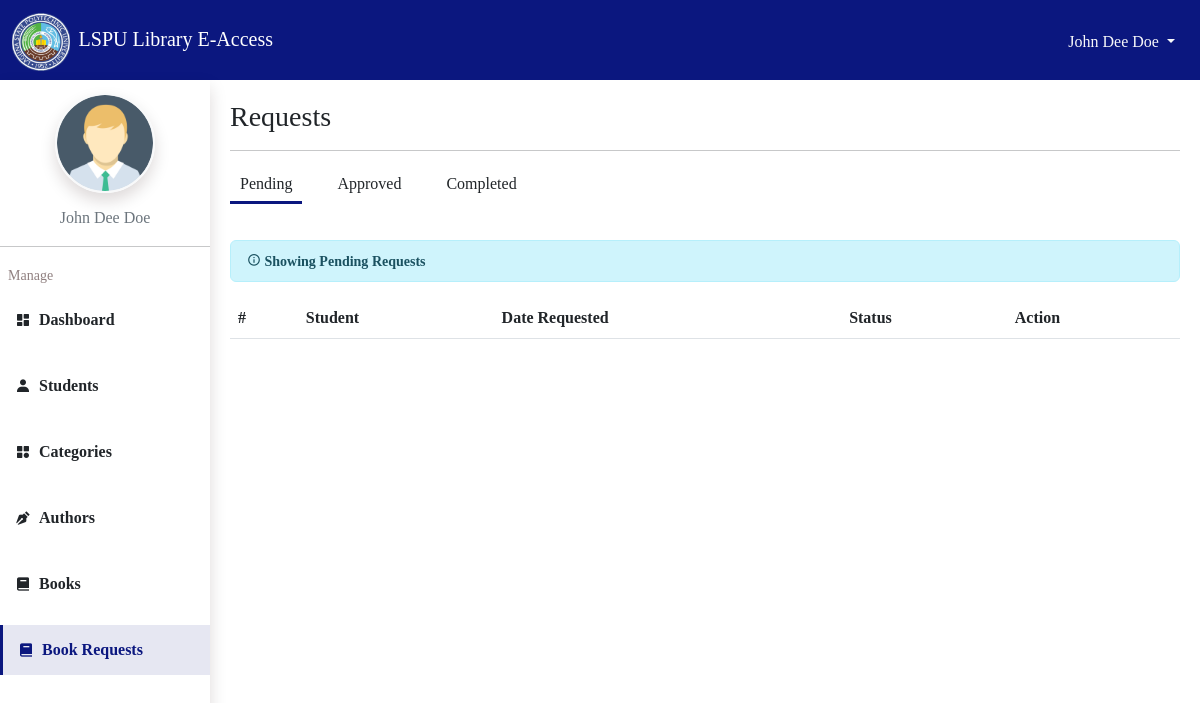
The app's page /admin/rentals (signed in), older data.
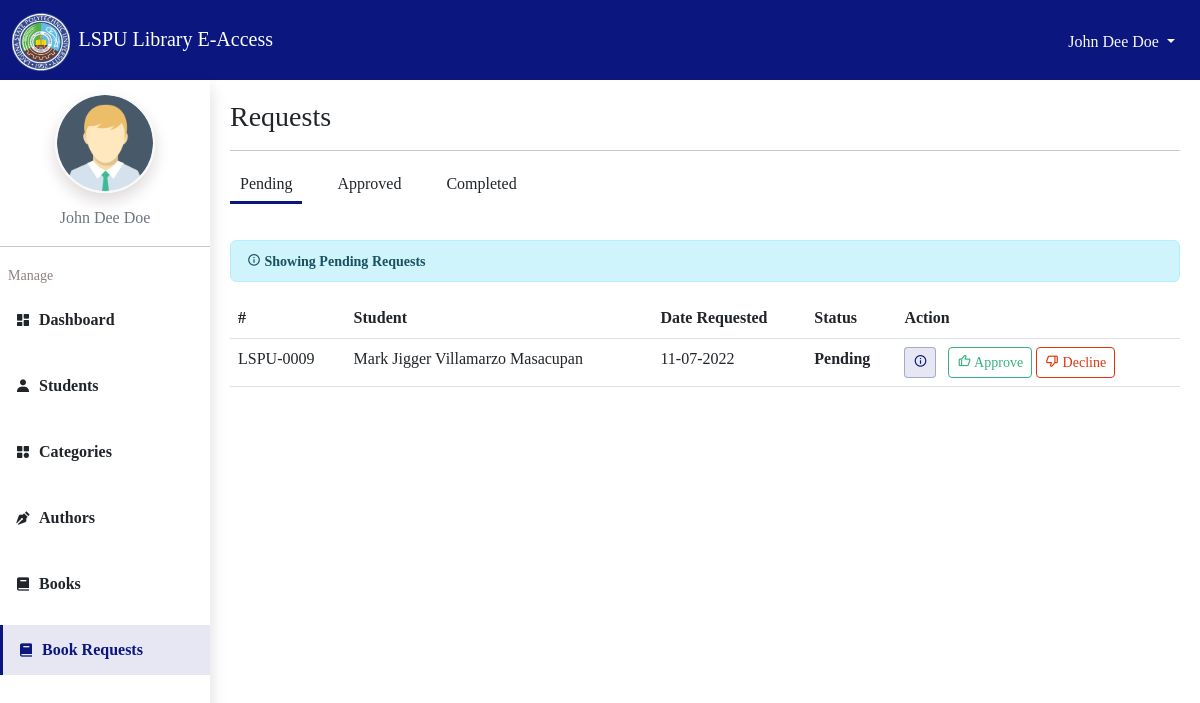
The same page, newer data.
### tables this page shows
CREATE TABLE admin (
    id INTEGER PRIMARY KEY AUTOINCREMENT,
    email TEXT UNIQUE NOT NULL,
    username TEXT NOT NULL,
    password TEXT NOT NULL,
    name TEXT NOT NULL,
    photo TEXT NOT NULL
);

CREATE TABLE rentals(
    id INTEGER PRIMARY KEY AUTOINCREMENT,
    rental_no TEXT NOT NULL UNIQUE,
    student_id INTEGER NOT NULL,
    date_rented DATE NOT NULL DEFAULT CURRENT_TIMESTAMP,
    --status : 0-pending, 1-approved, 2-Not yet returned, 3-Returned
    status INTEGER NOT NULL DEFAULT 0, 
    FOREIGN KEY (student_id) REFERENCES students(id)
    
);

CREATE TABLE students (
  id INTEGER PRIMARY KEY AUTOINCREMENT,
  email TEXT NOT NULL,
  password TEXT NOT NULL,
  firstname TEXT NOT NULL,
  middlename TEXT NOT NULL,
  lastname TEXT NOT NULL,
  gender TEXT NOT NULL,
  year_level TEXT NOT NULL,
  student_id TEXT UNIQUE NOT NULL,
  photo
);

### app/admin.py (the view)
@bp.route('/rentals')
@login_required
def rentals():
    db = get_db()
    tabs = {'pending':0,'approved':1,'completed':3}
    tab = request.args.get('tab','pending')
    rentals = db.execute("SELECT students.*,rentals.rental_no,rentals.status,rentals.id as rental_id, STRFTIME('%m-%d-%Y',rentals.date_rented) as date FROM rentals INNER JOIN students ON rentals.student_id = students.id WHERE rentals.status=?",(tabs[tab],)).fetchall()
    all_rentals = []
    for rental in rentals:
        details = db.execute("SELECT rental_details.*,books.title,categories.name as category_name FROM rental_details INNER JOIN books ON rental_details.book_id = books.id INNER JOIN categories ON books.category_id = categories.id WHERE rental_details.rental_id = ?",(rental['rental_id'],)).fetchall()
        new_rental = {
            **rental,
            'details':details
        }
        all_rentals.append(new_rental)
    return render_template("admin/rentals.html.jinja",rentals=all_rentals,len=len(rentals),tab=tab)

### app/admin.py (called while the page is built)
@bp.before_app_request
def loadAdmin():
    if 'admin_id' in session:
        adminId = session['admin_id']
        db = get_db()
        admin = db.execute("SELECT * FROM admin WHERE id = ?", (adminId,)).fetchone()
    else:
        admin = None
    g.current_url = request.base_url
    g.admin = admin

### app/admin_auth.py (called while the page is built)
@bp.before_app_request
def load_logged_in_user():
    account_id = session.get('admin_id')
    if account_id is None:
        g.admin = None
    else:
        g.admin = get_db().execute(
            'SELECT * FROM admin WHERE id = ?', (account_id,)
        ).fetchone()

def login_required(view):
    @functools.wraps(view)
    def wrapped_view(**kwargs):
        if g.admin is None:
            return redirect(url_for('admin_auth.signin'))
        return view(**kwargs)
    return wrapped_view

### app/db.py (called while the page is built)
def get_db():
    if 'db' not in g:
        g.db = sqlite3.connect(
            current_app.config['DATABASE'],
            detect_types=sqlite3.PARSE_DECLTYPES
        )
        g.db.row_factory = sqlite3.Row
    return g.db

### app/students_auth.py (called while the page is built)
@bp.before_app_request
def load_logged_in_user():
    account_id = session.get('student_id')
    if account_id is None:
        g.student = None
    else:
        g.student = get_db().execute(
            'SELECT * FROM students WHERE id = ?', (account_id,)
        ).fetchone()

### app/templates/admin/rentals.html.jinja (shortened to what this page needs)
{%extends 'admin/base.html.jinja'%}
{%block content%}
<div class="container">
    <h3>Requests</h3>
    <hr>
    <ul class="nav-c-tabs" data-active="{{tab}}">
        <li class="nav-item">
            <a href="{{url_for('admin.rentals')}}?tab=pending" class="nav-link" data-key="pending">Pending</a>
        </li>
        <li class="nav-item">
            <a href="{{url_for('admin.rentals')}}?tab=approved" class="nav-link" data-key="approved">Approved</a>
        </li>
        <li class="nav-item">
            <a href="{{url_for('admin.rentals')}}?tab=completed" class="nav-link" data-key="completed">Completed</a>
        </li>
    </ul>
    <div class="my-3 alert alert-info py-2 text-capitalize">
        <small class="fw-bold"><i class="bx bx-info-circle"></i> Showing {{tab}} Requests</small>
    </div>
    <div class="table-responsive-sm">
        <table class="table" id="table">
            <thead>
                <tr>
                    <th>#</th>
                    <th>Student</th>
                    <th>Date Requested</th>
                    <th>Status</th>
                    <th>Action</th>
                </tr>
            </thead>
            <tbody>
                {%for i in range(0,len)%}
                <tr>
                    <td>{{rentals[i].rental_no}}</td>
                    <td>
                        {{rentals[i].firstname}} {{rentals[i].middlename}} {{rentals[i].lastname}}
                    </td>
                    <td>
                        {{rentals[i].date}}
                    </td>
                    <td class="fw-bold">
                        {%if rentals[i].status == 0 %}
                        Pending
                        {%elif rentals[i].status == 1%}
                        Approved
                        {%elif rentals[i].status == 2%}
                        Not yet Returned
                        {%else%}
                        Returned
                        {%endif%}
                    </td>
                    <td>
                        {%if rentals[i].status == 0 %}
                        <button class="btn btn-sm btn-c-light-primary me-2" data-id="{{rentals[i].rental_id}}"
                            data-bs-toggle="modal" data-bs-target="#info-modal" type="button">
                            <i class="bx bx-info-circle"></i>
                        </button>
                        <a href="{{url_for('admin.update_request_status')}}?id={{rentals[i].rental_id}}&status=1"
                            class="btn btn-sm btn-outline-success  update-status">
                            <i class="bx bx-like"></i>
                            Approve
                        </a>
                        <button class="btn btn-sm btn-outline-danger decline" type="button"><i
                                class="bx bx-dislike update-status"></i> Decline</button>
                        {%endif%}
                    </td>
                </tr>
                {%endfor%}
            </tbody>
        </table>
    </div>
</div>
{%endblock%}

### app/templates/admin/base.html.jinja (shortened to what this page needs)
<!DOCTYPE html>
<html lang="en">
<head>
    <link rel="stylesheet" href="{{url_for('static',filename='css/custom.css')}}">
    <link rel="stylesheet" href="{{url_for('static',filename='css/admin.css')}}">
    <link href='https://unpkg.com/boxicons@2.1.4/css/boxicons.min.css' rel='stylesheet'>
    <link rel="stylesheet" href="https://cdn.datatables.net/1.12.1/css/jquery.dataTables.min.css">
    <link rel="stylesheet" href="https://cdn.jsdelivr.net/npm/sweetalert2@11.6.5/dist/sweetalert2.min.css">
</head>
<body class="">
    <nav class="navbar navbar-dark bg-primary" id="navbar">
        <div class="container-fluid">
            <a href="{{url_for('index')}}" class="navbar-brand">
                <img src="{{url_for('static',filename='images/lspu_seal-6 1.png')}}" alt="logo"
                    class="logo img-fluid me-1">
                <span class="d-none d-lg-inline d-md-inline">LSPU Library E-Access</span>
            </a>
            <div class="dropdown">
                <button class="btn btn-link text-decoration-none text-light dropdown-toggle" data-bs-toggle="dropdown"
                    aria-expanded="false">
                    {{g.admin.name}}
                </button>
            </div>
        </div>
    </nav>
    <main>
        {% include 'admin/components/sidebar.html.jinja'%}
        <div class="main-content">
            {%block content%} {%endblock%}
        </div>
    </main>
</body>
</html>

### app/templates/admin/components/sidebar.html.jinja
<aside id="sidebar" class="shadow">
    <div class="header">
        <div class="user-photo shadow border-light border border-2" data-img="{{g.admin.photo}}"></div>
        <p class="text-center fs-6  text-secondary text-capitalize">
            {{g.admin.name}}
        </p>
    </div>
    <hr>
    <ul class="nav flex-column">
        <li class="nav-item ps-2 mb-2 text-black-50">
            <small>Manage</small>
        </li>
        <li class="nav-item mb-3">
            <a href="{{url_for('admin.dashboard')}}" class="nav-link link-dark fw-bold">
                <i class="bx bxs-dashboard me-2"></i>
                <span>Dashboard</span>
            </a>
        </li>
        <li class="nav-item mb-3">
            <a href="{{url_for('admin.students')}}" class="nav-link link-dark fw-bold ">
                <i class="bx bxs-user me-2"></i>
                <span>Students</span>
            </a>
        </li>
        <li class="nav-item mb-3">
            <a href="{{url_for('admin.categories')}}" class="nav-link link-dark fw-bold ">
                <i class="bx bxs-category me-2"></i>
                <span>Categories</span>
            </a>
        </li>
        <li class="nav-item mb-3">
            <a href="{{url_for('admin.authors')}}" class="nav-link link-dark fw-bold ">
                <i class="bx bxs-pen me-2"></i>
                <span>Authors</span>
            </a>
        </li>
        <li class="nav-item mb-3">
            <a href="{{url_for('admin.books')}}" class="nav-link link-dark fw-bold ">
                <i class="bx bxs-book me-2"></i>
                <span>Books</span>
            </a>
        </li>
        <li class="nav-item mb-3">
            <a href="{{url_for('admin.rentals')}}" class="nav-link link-dark fw-bold ">
                <i class="bx bxs-book me-2"></i>
                <span>Book Requests</span>
            </a>
        </li>
    </ul>
</aside>

### app/static/css/admin.css (style rules this page uses)
body { padding: 0; margin: 0; }
#navbar { height: 80px; }
#navbar .logo { width: 3.6rem; height: 3.6rem; }
main #sidebar { position: fixed; left: 0; top: 80px; height: 100vh; width: 210px; background: #fff; overflow-y: auto; }
main #sidebar .nav-link { padding: 13px 15px; display: flex; align-items: center; }
main #sidebar .nav-link.active { background: rgba(11, 23, 127, 0.1) !important; border-left: 3px solid #0B177F; color: #0B177F !important; }
main .main-content { margin-left: 210px; padding: 20px 8px; }
.user-photo { width: 100px; height: 100px; margin: 13px auto; border-radius: 50%; box-sizing: border-box; background-position: center !important; background-repeat: no-repeat !important; background-size: cover !important; }

Row changes from the older to the newer data that the page shows:
added rentals: rental_no "LSPU-0009", status 0 (drawn)
added students: firstname "Mark Jigger", middlename "Villamarzo", lastname "Masacupan"
Text that changed along with them:
new list line: "11-07-2022 Pending Approve Decline"
